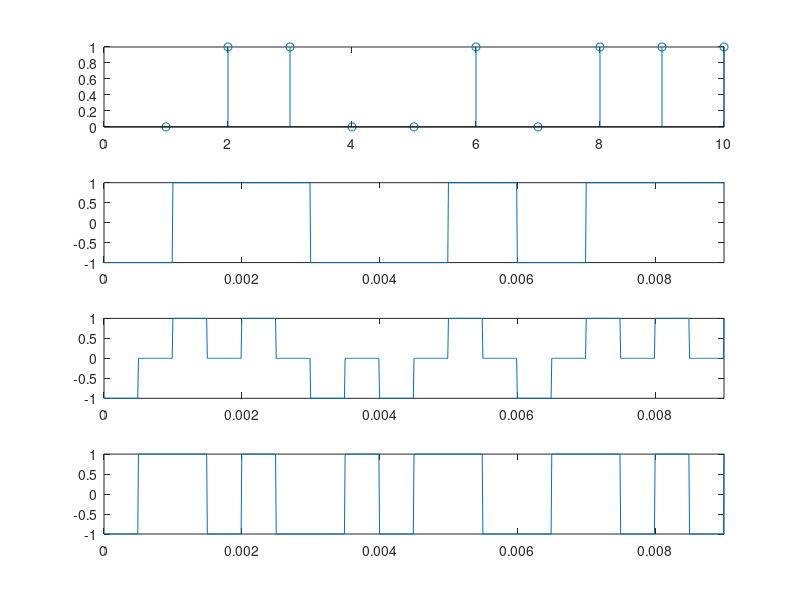
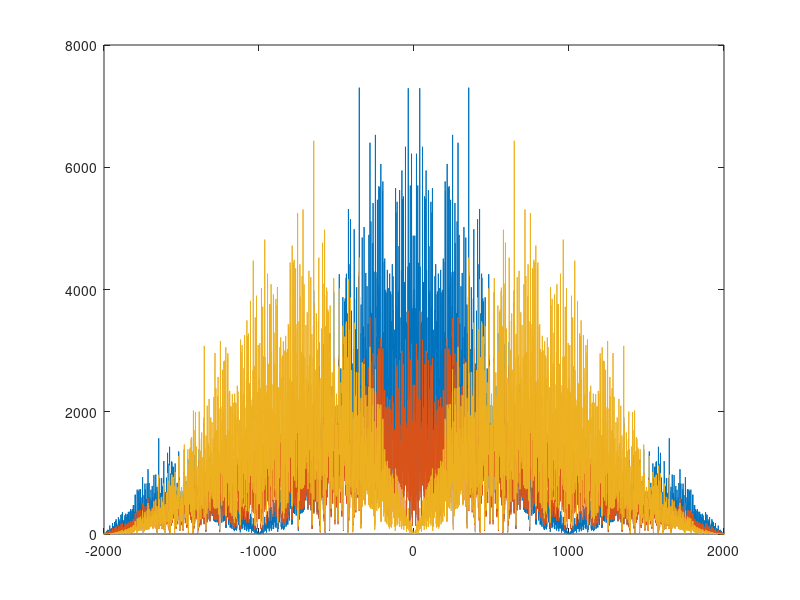

Recreate these plots in MATLAB, in order.
%DC component 없게 고려
%NRZ-L 1일때 1 0일때 -1, NRZ-M 1일때만 전압을 바꿈, NRZ-S 0일때만 전압을 바꿈 // 연속되는 값들은 dc값느낌
%bandwidth가 1/T_b?
%Unipolar RZ 1일때 양전압이다 0으로 BipolarRZ 1일때 양전압이다 다음껄로(0이면 -V로) RZ-AMI 1이
%나올때마다 반대로 Unipolar, Bipolar: bandwidth 2/T_b / 
%Bi - pi - L (Manchester Coding) 1일땐 1에서 0, 0일땐 0에서 1 / Bi - pi - M 1일때 두번
%0일때 한번 반전 / Bi - pi - S 0일때 두번 반전, 1일때 한번 반전해준다
% Bi - phase - L은 dc component 감소, bandwidth 2/T_b

clear; clc;
x = randi([0,1],1,1000);
y = repmat(x, 100, 1);
a=y(:);
a = transpose(a);

%%
nrz_l = zeros(1,100000);
for i=1:1000
    if(x(i) == 1)
        nrz_l((i-1) * 100 + 1 : i * 100) = 1;
    else
        nrz_l((i-1) * 100 + 1 : i * 100) = -1;
    end
end

%%
bipolar_rz = zeros(1,100000);
for i=1:1000
    if(x(i) == 1)
        bipolar_rz( (i-1) * 100 + 1 : (i-1) * 100 + 50 ) = 1;
        bipolar_rz( (i - 1) * 100 + 50 + 1 : i * 100) = 0;
    else
        bipolar_rz( (i-1) * 100 + 1 : (i-1) * 100 + 50 ) = -1;
        bipolar_rz( (i - 1) * 100 + 50 + 1 : i * 100) = 0;        
    end
end

%%
manchester = zeros(1,100000);
for i = 1:1000
    if(x(i) == 1)
        manchester( (i - 1) * 100 + 1 : (i - 1) * 100 + 50 ) = 1;
        manchester( (i - 1) * 100 + 50 + 1 : i * 100 ) = -1;
    else
        manchester( (i - 1) * 100 + 1 : (i - 1) * 100 + 50 ) = -1;
        manchester( (i - 1) * 100 + 50 + 1 : i * 100 ) = 1;        
    end
end



%%
T_b = 1/1000;
T_sample = 1/(1000*100);
N = 1000;
t = [0:T_sample : N*T_b - T_sample];

%% 
figure;
subplot(4,1,1)
stem(x(1:10))
subplot(4,1,2)
plot(t,nrz_l);xlim([0,9*T_b])
subplot(4,1,3)
plot(t,bipolar_rz);xlim([0,9*T_b])
subplot(4,1,4)
plot(t,manchester);xlim([0,9*T_b])


%%
figure;
m_f = fftshift(fft(manchester));
n_f = fftshift(fft(nrz_l));
b_f = fftshift(fft(bipolar_rz));
f = -length(m_f) / 2 : length(m_f) / 2 -1;

plot(f,abs(n_f));xlim([-2000,2000])
hold on;
plot(f,abs(b_f));xlim([-2000,2000])
hold on;
plot(f,abs(m_f));xlim([-2000,2000])
hold off;
